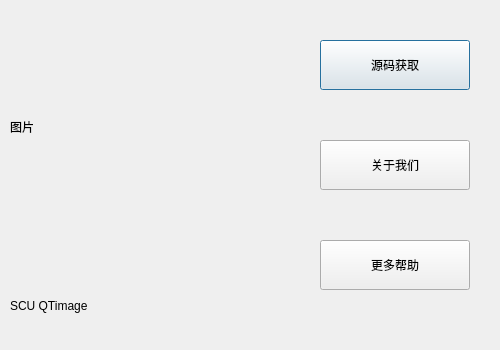
<?xml version="1.0" encoding="UTF-8"?>
<ui version="4.0">
 <class>AboutDialog</class>
 <widget class="QDialog" name="AboutDialog">
  <property name="enabled">
   <bool>true</bool>
  </property>
  <property name="geometry">
   <rect>
    <x>0</x>
    <y>0</y>
    <width>500</width>
    <height>350</height>
   </rect>
  </property>
  <property name="minimumSize">
   <size>
    <width>500</width>
    <height>350</height>
   </size>
  </property>
  <property name="maximumSize">
   <size>
    <width>500</width>
    <height>350</height>
   </size>
  </property>
  <property name="windowTitle">
   <string>About SCU-QTimage</string>
  </property>
  <widget class="QLabel" name="label_Pic">
   <property name="geometry">
    <rect>
     <x>10</x>
     <y>10</y>
     <width>233</width>
     <height>233</height>
    </rect>
   </property>
   <property name="text">
    <string>图片</string>
   </property>
  </widget>
  <widget class="QLabel" name="label_Text">
   <property name="geometry">
    <rect>
     <x>10</x>
     <y>280</y>
     <width>233</width>
     <height>51</height>
    </rect>
   </property>
   <property name="text">
    <string>SCU QTimage</string>
   </property>
  </widget>
  <widget class="QPushButton" name="pushButton">
   <property name="geometry">
    <rect>
     <x>320</x>
     <y>40</y>
     <width>150</width>
     <height>50</height>
    </rect>
   </property>
   <property name="styleSheet">
    <string notr="true">QPushButton
{
    border-image: url(:/img/ButtonNormal.png);
}
QPushButton:hover
{
    border-image: url(:/img/ButtonHover.png);
}
QPushButton:pressed
{
    border-image: url(:/img/ButtonPressed.png);
}
</string>
   </property>
   <property name="text">
    <string>源码获取</string>
   </property>
  </widget>
  <widget class="QPushButton" name="pushButton_2">
   <property name="geometry">
    <rect>
     <x>320</x>
     <y>140</y>
     <width>150</width>
     <height>50</height>
    </rect>
   </property>
   <property name="autoFillBackground">
    <bool>false</bool>
   </property>
   <property name="styleSheet">
    <string notr="true">QPushButton
{
    border-image: url(:/img/ButtonNormal.png);
}
QPushButton:hover
{
    border-image: url(:/img/ButtonHover.png);
}
QPushButton:pressed
{
    border-image: url(:/img/ButtonPressed.png);
}
color:rgb(18, 188, 255);
</string>
   </property>
   <property name="text">
    <string>关于我们</string>
   </property>
   <property name="checkable">
    <bool>false</bool>
   </property>
  </widget>
  <widget class="QPushButton" name="pushButton_3">
   <property name="geometry">
    <rect>
     <x>320</x>
     <y>240</y>
     <width>150</width>
     <height>50</height>
    </rect>
   </property>
   <property name="styleSheet">
    <string notr="true">QPushButton
{
    border-image: url(:/img/ButtonNormal.png);
}
QPushButton:hover
{
    border-image: url(:/img/ButtonHover.png);
}
QPushButton:pressed
{
    border-image: url(:/img/ButtonPressed.png);
}</string>
   </property>
   <property name="text">
    <string>更多帮助</string>
   </property>
  </widget>
 </widget>
 <resources/>
 <connections/>
</ui>
